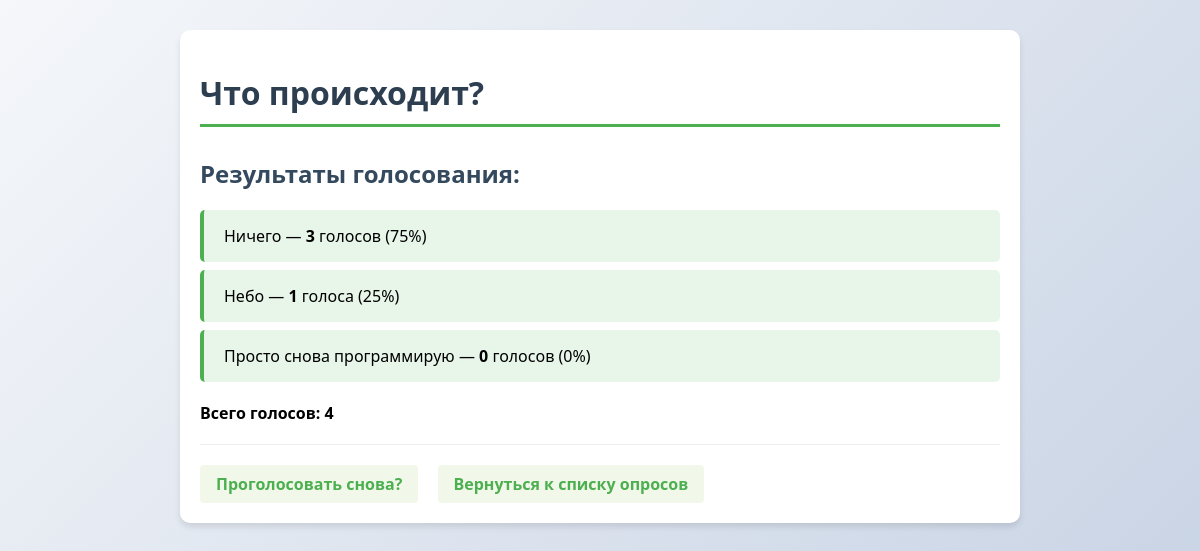
Page /polls/1/results/ on the committed database.
### polls/models.py (models this page shows, shortened)
class Question(models.Model):
    question_text = models.CharField(max_length=200)
    pub_date = models.DateTimeField('date published')
    @property
    def total_votes(self):
        return sum(choice.votes for choice in self.choice_set.all())
    class Meta:
        verbose_name = 'Вопрос'
        verbose_name_plural = 'Вопросы'
        ordering = ['-pub_date']  # Сортировка по умолчанию

class Choice(models.Model):
    question = models.ForeignKey(Question, on_delete=models.CASCADE)
    choice_text = models.CharField(max_length=200)
    votes = models.IntegerField(default=0)
    class Meta:
        verbose_name = 'Вариант ответа'
        verbose_name_plural = 'Варианты ответов'

### polls/views.py (the view)
# urls.py: path('<int:pk>/results/', views.ResultsView.as_view(), name='results'),
class ResultsView(generic.DetailView):
    model = Question  # Та же модель
    template_name = 'polls/results.html'  # Другой шаблон
    def get_queryset(self):
        return Question.objects.filter(pub_date__lte=timezone.now())

### polls/templates/polls/results.html (shortened to what this page needs)
{% load static %}
<!DOCTYPE html>
<html lang="ru">
<head>
    <link rel="stylesheet" href="{% static 'polls/style.css' %}">
</head>
<body>
    <div class="container">
        <h1>{{ question.question_text }}</h1>
        <h2>Результаты голосования:</h2>
        <ul class="results-list">
        {% for choice in question.choice_set.all %}
            <li>
                {{ choice.choice_text }} —
                <strong>{{ choice.votes }}</strong>
                голос{{ choice.votes|pluralize:"а,ов" }}
                ({% widthratio choice.votes question.total_votes 100 %}%)
            </li>
        {% empty %}
            <li>Нет вариантов ответа для этого вопроса.</li>
        {% endfor %}
        </ul>
        {% with total=question.total_votes %}
            {% if total > 0 %}
                <p><strong>Всего голосов: {{ total }}</strong></p>
            {% else %}
                <p>Еще никто не проголосовал.</p>
            {% endif %}
        {% endwith %}
        <div class="nav-links">
            <a href="{% url 'polls:detail' question.id %}">Проголосовать снова?</a>
            <a href="{% url 'polls:index' %}">Вернуться к списку опросов</a>
        </div>
    </div>
</body>
</html>

### polls/static/polls/style.css (style rules this page uses)
body { font-family: 'Segoe UI', Tahoma, Geneva, Verdana, sans-serif; background: linear-gradient(135deg, #f5f7fa 0%, #c3cfe2 100%); margin: 0; padding: 0; min-height: 100vh; background-repeat: no-repeat; background-attachment: fixed; }
.container { max-width: 800px; margin: 0 auto; padding: 20px; background-color: white; border-radius: 10px; box-shadow: 0 4px 6px rgba(0, 0, 0, 0.1); margin-top: 30px; }
h1 { color: #2c3e50; border-bottom: 3px solid #4CAF50; padding-bottom: 10px; margin-bottom: 30px; }
h2 { color: #34495e; margin-top: 25px; }
a { color: #4CAF50; text-decoration: none; font-weight: 600; transition: color 0.3s; }
ul { list-style-type: none; padding: 0; }
li { background: #f8f9fa; margin: 10px 0; padding: 15px 20px; border-left: 4px solid #4CAF50; border-radius: 5px; transition: transform 0.2s, box-shadow 0.2s; }
.results-list { margin: 20px 0; }
.results-list li { background: #e8f5e9; border-left: 4px solid #4CAF50; margin: 8px 0; }
.nav-links { margin-top: 20px; padding-top: 20px; border-top: 1px solid #eee; }
.nav-links a { display: inline-block; margin-right: 15px; padding: 8px 16px; background: #f1f8e9; border-radius: 4px; }

### rows in the picture
Question: question_text "Что происходит?"
Choice: choice_text "Ничего", votes "3", votes+question "75"
Choice: choice_text "Небо", votes "1", votes+question "25"
Choice: choice_text "Просто снова программирую", votes "0", votes+question "0"

### other values in the picture
{{ total }} "4"
